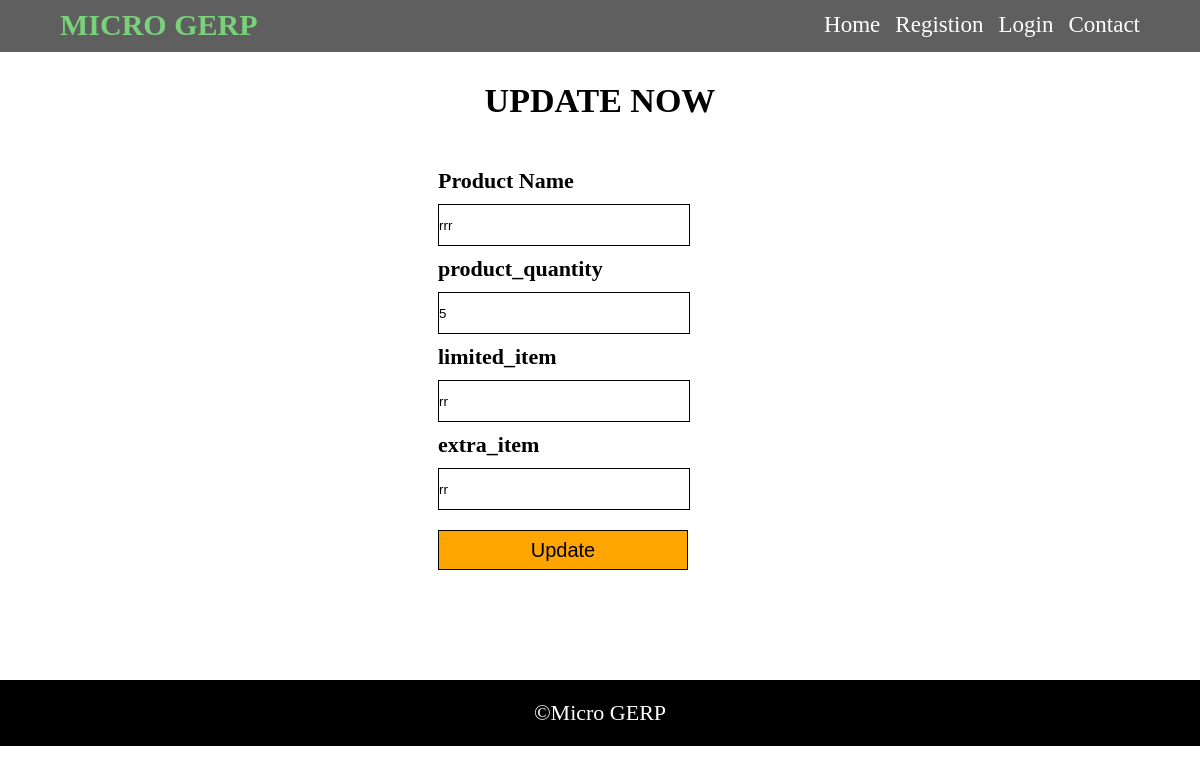
The app's page /view/asset-tracking-edit.php?ids=2 with its own data.
### tables this page shows
CREATE TABLE `asset_tracking` (
  `product_id` int(10) UNSIGNED NOT NULL,
  `product_name` varchar(100) NOT NULL,
  `product_quantity` varchar(100) NOT NULL,
  `limited_item` varchar(100) NOT NULL,
  `extra_item` varchar(100) NOT NULL
);

### view/asset-tracking-edit.php (the view, shortened to what this page needs)
<?php
include ("../config/db.php");
?>
<!DOCTYPE html>
<html>
<head>
	<link rel="stylesheet" type="text/css" href="../css/style.css">
</head>
<body>
<div class="container">
	<div class="header">
		<div class="content">
		<div class="logo">
			<a href="../index.php"><h2>Micro GERP</h2></a>
		</div>
		<div class="nav">
			<ul>
				<li><a href="../index.php">Home</a></li>
				<?php
			if($_SESSION){
		?>
				<li><a href="view.php">View</a></li>
				<li><a href="../apps.php">Apps</a></li>
				<li><a href="../controller/logout.php">Logout</a></li>
				<li><a href="#" style="color:red;"><?php 	echo $_SESSION['username']; ?></a></li>
				<?php
}
				else{
				?>
				<li><a href="registion.php">Registion</a></li>
<li><a href="view/login.php">Login</a></li>
				<?php
}
				?>
				<li><a href="../contactus.php">Contact</a></li>
			</ul>
		</div>
	</div>
</div>
<section>
	<div class="main-content">
		<div class="content">
			<div class="registion-form">
				 <h2>Update Now</h2>
				 <?php
$sql = "select * from asset_tracking where product_id='". $_GET['ids']."'";
$data = $conn->query($sql);
while($d = $data->fetch_object()) {
?>
				 <form action="../controller/asset-tracking-update.php" method="post">
				 	<input type="hidden" name="product_id"  value="<?php echo $d->product_id?>"><br>
				 	<label>Product Name</label><br>
				 	<input type="text" name="product_name"  value="<?php echo $d->product_name?>"><br>
				 	<label>product_quantity</label><br>
				 	<input type="text" name="product_quantity"  value="<?php echo $d->product_quantity?>"><br>
				 	<label>limited_item</label><br>
				 	<input type="text" name="limited_item"  value="<?php echo $d->limited_item;?>"><br>
				 	<label>extra_item</label><br>
				 	<input type="text" name="extra_item"  value="<?php echo $d->extra_item;?>"><br>
				 	<input type="submit" name="submit"  value="Update" "><br>
				 </form>
				<?php
}
				?>
			</div>
		</div>
	</div>
</section>
<footer>
	<div class="footer">
		<p>&copy;Micro GERP</p>
	</div>
</footer>
</div>
</body>
</html>

### css/style.css (style rules this page uses)
* { margin: 0; padding: 0; }
.content { margin: 0px 5%; }
.header { overflow: hidden; background: #5f5f5f; max-height: 100px; line-height: 50px; }
.logo { float: left; width: 20%; }
.logo h2 { font-size: 30px; font-weight: bold; text-transform: uppercase; color: #79d279; }
.logo a { text-decoration: none; }
.nav { float: right; }
.nav ul li { float: left; list-style: none; }
.nav ul li a { padding-left: 15px; text-decoration: none; font-size: 23px; color: #fff; }
.main-content h2 { text-align: center; font-size: 34px; text-transform: uppercase; padding: 10px 0px; margin: 20px 0px; }
.registion-form { width: 30%; margin: 0 auto; margin-bottom: 100px; }
.registion-form label { font-weight: bold; font-size: 22px; margin-bottom: 10px; }
.registion-form input,.registion-form select { width:250px; height: 40px; margin: 10px 0px; border:1px solid #000; }
.registion-form input[type="submit"] { background: orange; font-size: 20px; cursor: pointer; }
.footer { background-color: #000; color: #fff; text-align: center; font-size: 22px; padding: 20px; }

### records on screen
asset_tracking: product_name "rrr", product_quantity "5", limited_item "rr", extra_item "rr"
